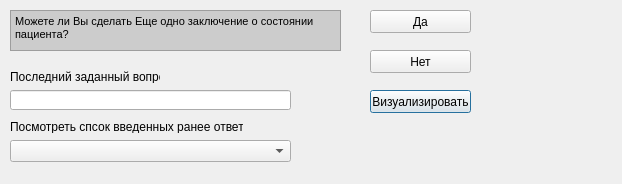
<?xml version="1.0" encoding="UTF-8"?>
<ui version="4.0">
 <class>Dialog4</class>
 <widget class="QDialog" name="Dialog4">
  <property name="geometry">
   <rect>
    <x>0</x>
    <y>0</y>
    <width>622</width>
    <height>184</height>
   </rect>
  </property>
  <property name="windowTitle">
   <string>Dialog</string>
  </property>
  <widget class="QLabel" name="label">
   <property name="geometry">
    <rect>
     <x>10</x>
     <y>70</y>
     <width>150</width>
     <height>13</height>
    </rect>
   </property>
   <property name="text">
    <string>Последний заданный вопрос:</string>
   </property>
   <property name="textFormat">
    <enum>Qt::RichText</enum>
   </property>
  </widget>
  <widget class="QPushButton" name="pushButton_2">
   <property name="geometry">
    <rect>
     <x>370</x>
     <y>90</y>
     <width>101</width>
     <height>23</height>
    </rect>
   </property>
   <property name="text">
    <string>Визуализировать</string>
   </property>
  </widget>
  <widget class="QPushButton" name="pushButton_3">
   <property name="geometry">
    <rect>
     <x>370</x>
     <y>50</y>
     <width>101</width>
     <height>23</height>
    </rect>
   </property>
   <property name="text">
    <string>Нет</string>
   </property>
  </widget>
  <widget class="QTextBrowser" name="textBrowser">
   <property name="geometry">
    <rect>
     <x>10</x>
     <y>10</y>
     <width>331</width>
     <height>41</height>
    </rect>
   </property>
   <property name="styleSheet">
    <string notr="true">background-color: rgb(204, 204, 204)</string>
   </property>
   <property name="html">
    <string>&lt;!DOCTYPE HTML PUBLIC &quot;-//W3C//DTD HTML 4.0//EN&quot; &quot;http://www.w3.org/TR/REC-html40/strict.dtd&quot;&gt;
&lt;html&gt;&lt;head&gt;&lt;meta name=&quot;qrichtext&quot; content=&quot;1&quot; /&gt;&lt;style type=&quot;text/css&quot;&gt;
p, li { white-space: pre-wrap; }
&lt;/style&gt;&lt;/head&gt;&lt;body style=&quot; font-family:'MS Shell Dlg 2'; font-size:8.25pt; font-weight:400; font-style:normal;&quot;&gt;
&lt;p style=&quot; margin-top:0px; margin-bottom:0px; margin-left:0px; margin-right:0px; -qt-block-indent:0; text-indent:0px;&quot;&gt;Можете ли Вы сделать Еще одно заключение о состоянии пациента?&lt;/p&gt;&lt;/body&gt;&lt;/html&gt;</string>
   </property>
  </widget>
  <widget class="QLineEdit" name="lineEdit">
   <property name="geometry">
    <rect>
     <x>10</x>
     <y>90</y>
     <width>281</width>
     <height>20</height>
    </rect>
   </property>
  </widget>
  <widget class="QPushButton" name="pushButton">
   <property name="geometry">
    <rect>
     <x>370</x>
     <y>10</y>
     <width>101</width>
     <height>23</height>
    </rect>
   </property>
   <property name="text">
    <string>Да</string>
   </property>
  </widget>
  <widget class="QLabel" name="label_2">
   <property name="geometry">
    <rect>
     <x>10</x>
     <y>120</y>
     <width>233</width>
     <height>13</height>
    </rect>
   </property>
   <property name="text">
    <string>Посмотреть спсок введенных ранее ответов</string>
   </property>
  </widget>
  <widget class="QComboBox" name="comboBox">
   <property name="geometry">
    <rect>
     <x>10</x>
     <y>140</y>
     <width>281</width>
     <height>22</height>
    </rect>
   </property>
  </widget>
 </widget>
 <resources/>
 <connections/>
</ui>
